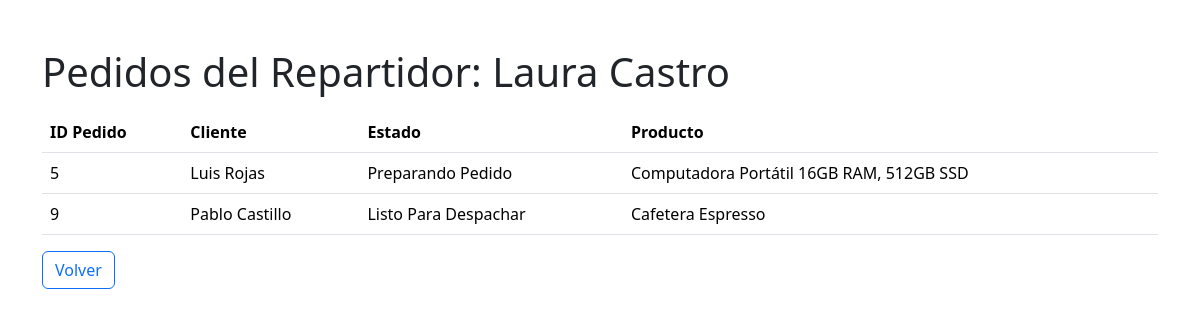
Page /repartidores/4/pedidos/ on the committed database.
### app/models.py (models this page shows, shortened)
class Repartidor(models.Model):
    nombre = models.CharField(max_length=200)

class Pedido(models.Model):
    nombre_pedido = models.ForeignKey(Cliente, on_delete=models.PROTECT, related_name='pedidos_nombre')
    estado_pedido = models.ForeignKey(Estado, on_delete=models.PROTECT)
    repartidor_pedido = models.ForeignKey(Repartidor, on_delete=models.PROTECT)
    producto_pedido = models.ForeignKey(Producto, on_delete=models.PROTECT,  null=True, blank=True)

class Cliente(models.Model):
    nombre = models.CharField(max_length=200)
    rut = models.IntegerField()
    direccion = models.TextField()

class Estado(models.Model):
    estado = models.CharField(max_length=200)

class Producto(models.Model):
    nombre = models.CharField(max_length=200)
    precio = models.IntegerField()

### app/views.py (the view)
# urls.py: path('repartidores/<int:repartidor_id>/pedidos/', pedidos_repartidor, name='pedidos_repartidor'),
def pedidos_repartidor(request, repartidor_id):
    repartidor = get_object_or_404(Repartidor, id=repartidor_id)
    pedidos = Pedido.objects.filter(repartidor_pedido=repartidor)
    context = {
        'repartidor': repartidor,
        'pedidos': pedidos
    }
    return render(request, 'app/pedidos_repartidor.html', context)

### app/templates/app/pedidos_repartidor.html (shortened to what this page needs)
<!DOCTYPE html>
<html lang="es">
<head>
    <link href="https://cdn.jsdelivr.net/npm/bootstrap@5.3.3/dist/css/bootstrap.min.css" rel="stylesheet">
</head>
<body>
    <div class="container">
        <h1 class="mt-5 mb-3">Pedidos del Repartidor: {{ repartidor.nombre }}</h1>
        <table class="table">
            <thead>
                <tr>
                    <th>ID Pedido</th>
                    <th>Cliente</th>
                    <th>Estado</th>
                    <th>Producto</th>
                </tr>
            </thead>
            <tbody>
                {% for pedido in pedidos %}
                <tr>
                    <td>{{ pedido.id }}</td>
                    <td>{{ pedido.nombre_pedido.nombre }}</td>
                    <td>{{ pedido.estado_pedido.estado }}</td>
                    <td>
                        {% if pedido.producto_pedido %}
                            {{ pedido.producto_pedido.nombre }}
                        {% else %}
                            N/A
                        {% endif %}
                    </td>
                </tr>
                {% endfor %}
            </tbody>
        </table>
        <a href="{% url 'lista_repartidores' %}" class="btn btn-outline-primary">Volver</a>
    </div>
</body>
</html>

### rows in the picture
Repartidor: nombre "Laura Castro"
Pedido: id "5", nombre_pedido.nombre "Luis Rojas", estado_pedido.estado "Preparando Pedido", producto_pedido.nombre "Computadora Portátil 16GB RAM, 512GB SSD"
Pedido: id "9", nombre_pedido.nombre "Pablo Castillo", estado_pedido.estado "Listo Para Despachar", producto_pedido.nombre "Cafetera Espresso"
